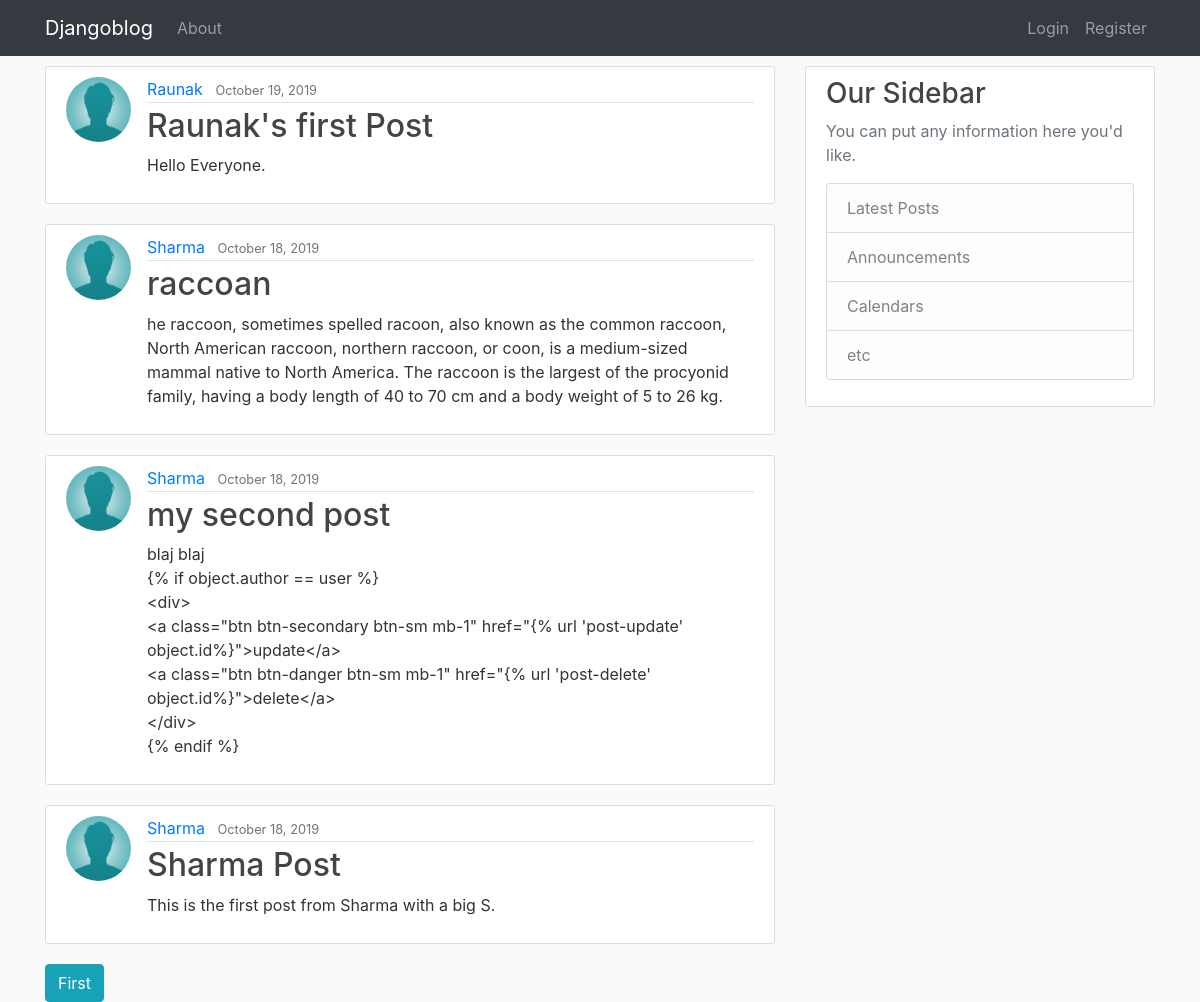
The page / on the database its author committed.
### blog/models.py (models this page shows, shortened)
class Post(models.Model):
    title = models.CharField(max_length=100)
    content = models.TextField()
    date_posted = models.DateTimeField(default = timezone.now)
    author = models.ForeignKey(User, on_delete= models.CASCADE)

### users/models.py (models this page shows, shortened)
class profile(models.Model):
    user = models.OneToOneField(User,on_delete=models.CASCADE)
    image = models.ImageField(default='default.jpg',upload_to='profile-pics')

### blog/views.py (the view)
# urls.py: path('', postListView.as_view(),name='blog-home'),
class postListView(ListView):
    model = Post
    template_name = 'blog/home.html' #<app>/<model>_<viewtype>.html
    context_object_name = 'posts'
    ordering = ['-date_posted']
    paginate_by = 4

### blog/templates/blog/home.html (shortened to what this page needs)
{% extends "blog/base.html" %}
{% block content %}
    {% for post in posts %}
    <article class="media content-section">
              <img src="{{ post.author.profile.image.url}}" alt="" class="rounded-circle article-img">
              <div class="media-body">
                <div class="article-metadata">
                  <a class="mr-2" href="#">{{ post.author }}</a>
                  <small class="text-muted">{{ post.date_posted|date:"F d, Y" }}</small>
                </div>
                <h2><a class="article-title" href="{% url 'post-detail' post.id %}">{{ post.title }}</a></h2>
                <p class="article-content">{{ post.content }}</p>
              </div>
      </article>
    {% endfor%}
    {% if is_paginated %}
        {% for num in page_obj.paginator.page_range %}
          {% if num == page_obj.number%}
            <a class="btn btn-info" href="?page={{ num }}">First</a>
          {% endif %}
        {% endfor %}
    {% endif %}
{% endblock %}

### blog/static/blog/main.css (style rules this page uses)
body { background: #fafafa; color: #333333; }
h1, h2, h3, h4, h5, h6 { color: #444444; }
.content-section { background: #ffffff; padding: 10px 20px; border: 1px solid #dddddd; border-radius: 3px; margin-bottom: 20px; margin-top: 10px; }
.article-title { color: #444444; }
.article-content { white-space: pre-line; }
.article-img { height: 65px; width: 65px; margin-right: 16px; }
.article-metadata { padding-bottom: 1px; margin-bottom: 4px; border-bottom: 1px solid #e3e3e3 }

### rows shown on the page
Post: author.profile.image (placeholder picture), author "Raunak", date_posted "October 19, 2019", title "Raunak's first Post", content "Hello Everyone."
Post: author.profile.image (placeholder picture), author "Sharma", date_posted "October 18, 2019", title "raccoan", content "he raccoon, sometimes spelled racoon, also known as the common raccoon, North American raccoon, northern raccoon, or coon, is a medium-sized mammal native to North America. The raccoon is the largest of the procyonid family, having a body length of 40 to 70 cm and a body weight of 5 to 26 kg."
Post: author.profile.image (placeholder picture), author "Sharma", date_posted "October 18, 2019", title "my second post", content "blaj blaj {% if object.author == user %} <div> <a class=\"btn btn-secondary btn-sm mb-1\" href=\"{% url 'post-update' object.id%}\">update</a> <a class=\"btn btn-danger btn-sm mb-1\" href=\"{% url 'post-delete' object.id%}\">delete</a> </div> {% endif %}"
Post: author.profile.image (placeholder picture), author "Sharma", date_posted "October 18, 2019", title "Sharma Post", content "This is the first post from Sharma with a big S."
